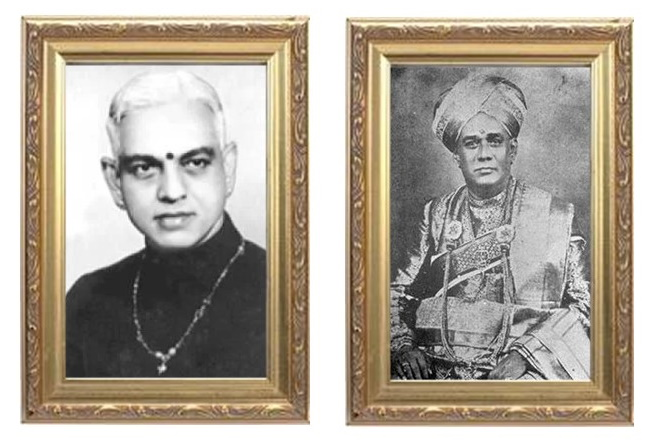
#> input picture GNB-and-MuthaiyaBhagavathar.jpg, 654 x 444 px
$ python crop_img.py
#> lines starting #> are read from the running program, lines starting #| are printed output that depends on the picture
#!/opt/homebrew/opt/python@3.9/libexec/bin/python

# shell script to run this python script
# ls -1a RangaShathakam/*.jpg | while read file
# do
#     file=$(echo $file | cut -f1 -d'.')
#     ./crop_img.py $file
# done

# Importing Image class from PIL module
from PIL import Image
import sys
import glob

image_file_name=input("ImgFileName: ")
#> the answer given: GNB-and-MuthaiyaBhagavathar.jpg

files = sorted(glob.glob(image_file_name))
i=1
for f in files:
  # Opens a image in RGB mode
  im = Image.open(f)
#> im is the input picture: PIL image 654x444 RGB; mean R, G, B 175.4, 165.9, 152.1

  width, height = im.size
#> width = 654; height = 444
  top = 0
  bottom = height
#> bottom = 444

  # Setting the points for cropped image
  left = 0
  right = (width / 2) + 100
#> right = 427
  im.crop((left, top, right, bottom)).save('Image-' + str(i).zfill(2) + ".jpg")
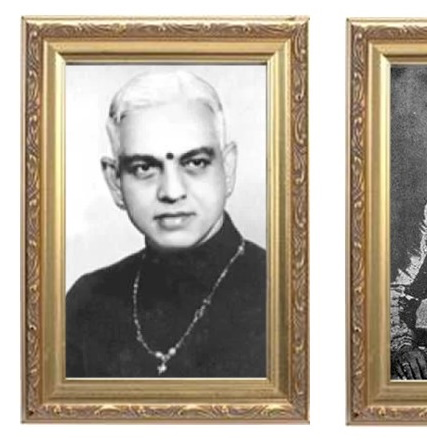
#> saved as Image-01.jpg: PIL image 427x444 RGB; mean R, G, B 175.8, 165.7, 150.9

  i+=1
  left = right
#> left = 427
  right = width
#> right = 654
  im.crop((left, top, right, bottom)).save('Image-' + str(i).zfill(2) + ".jpg")
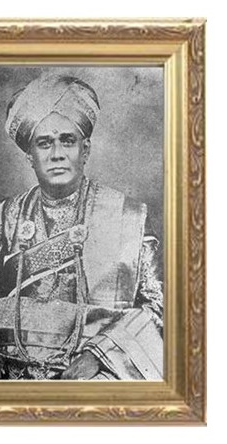
#> saved as Image-02.jpg: PIL image 227x444 RGB; mean R, G, B 174.5, 166.4, 154.4
  i+=1
